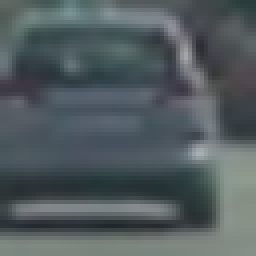
#> input picture vehicles/GTI_Far/image0006.png, 64 x 64 px (shown 4 times larger); its folder holds only this picture in this run
$ jupyter execute --allow-errors 'Vehicle Detection Finished Version 25 July.ipynb'   (shell and % lines are left out)   (older library calls are emulated)
#> lines starting #> are read from the running program, lines starting #| are printed output that depends on the picture
[cell 1]
# Code from Udacity Self Driving Car Nano Degree
# From Lesson: 21 Video  : 19
# commented out lines are original lines that were modifed

import matplotlib.image as mpimg
import matplotlib.pyplot as plt
import numpy as np
import cv2
import glob
import os
#from skimage.feature import hog
#from skimage import color, exposure
# images are divided up into vehicles and non-vehicles
vehicles_directory = 'vehicles/'
subdirectories = os.listdir(vehicles_directory)# this is similar to Q+A video
#print('subdirectories', subdirectories)# this was to check when slash needed to be added
#images = glob.glob('*.jpeg')
#images = glob.glob(vehicles_directory+subdirectory+'*.png')

cars = []

for subdirectory in subdirectories:
    #print(vehicles_directory+subdirectory+'/*.png')
    images = glob.glob(vehicles_directory+subdirectory+'/'+'*.png') # this line needs a slash unlike Q+A video

    cars.extend(images)
#> pass 2 of the loop `for subdirectory in subdirectories:`:

#############same for non cars
non_vehicles_directory = 'non-vehicles/'
#> (the rest of this cell did not finish here and is left out)

[cell 2]
############
# from udacity lesson 21 section 20

import matplotlib.image as mpimg
import numpy as np
import cv2
from skimage.feature import hog
# Define a function to return HOG features and visualization
def get_hog_features(img, orient, pix_per_cell, cell_per_block,
                        vis=False, feature_vec=True):
    # Call with two outputs if vis==True
    if vis == True:
        features, hog_image = hog(img, orientations=orient,
                                  pixels_per_cell=(pix_per_cell, pix_per_cell),
                                  block_norm= 'L2-Hys',
                                  cells_per_block=(cell_per_block, cell_per_block),
                                  transform_sqrt=True,
                                  visualise=vis, feature_vector=feature_vec)
        return features, hog_image
    # Otherwise call with one output
    else:
        features = hog(img, orientations=orient,
                       pixels_per_cell=(pix_per_cell, pix_per_cell),
                       cells_per_block=(cell_per_block, cell_per_block),
                       block_norm= 'L2-Hys',
                       transform_sqrt=True,
                       visualise=vis, feature_vector=feature_vec)
        return features


# Generate a random index to look at a car image
#ind = np.random.randint(0, len(car_images))
#ind = np.random.randint(0, len(cars))
ind = 5 # just to get consistent pcitures
# Read in the image
#image = mpimg.imread(car_images[ind])
#> (the rest of this cell did not finish here and is left out)

[cell 3]
#########################
# this is from Lesson 21 section 22

import numpy as np
import cv2
import matplotlib.pyplot as plt
import matplotlib.image as mpimg
from sklearn.preprocessing import StandardScaler
#import glob

# Define a function to compute binned color features
def bin_spatial(img, size=(32, 32)):
    # Use cv2.resize().ravel() to create the feature vector
    features = cv2.resize(img, size).ravel()
    # Return the feature vector
    return features

# Define a function to compute color histogram features
def color_hist(img, nbins=32): #bins_range=(0, 256)):
    # Compute the histogram of the color channels separately
    channel1_hist = np.histogram(img[:,:,0], bins=nbins)#, range=bins_range)
    channel2_hist = np.histogram(img[:,:,1], bins=nbins)#, range=bins_range)
    channel3_hist = np.histogram(img[:,:,2], bins=nbins)#, range=bins_range)
    # Concatenate the histograms into a single feature vector
    hist_features = np.concatenate((channel1_hist[0], channel2_hist[0], channel3_hist[0]))
    # Return the individual histograms, bin_centers and feature vector
    return hist_features

# Define a function to extract features from a list of images
# Have this function call bin_spatial() and color_hist()
def extract_features(imgs, color_space='RGB', spatial_size=(32, 32),
                        hist_bins=32, orient=9,
                        pix_per_cell=8, cell_per_block=2, hog_channel=0,
                        spatial_feat=True, hist_feat=True, hog_feat=True):
    # Create a list to append feature vectors to
#> called with color_space = 'RGB', spatial_size = (64, 64), hist_bins = 32, orient = 9, pix_per_cell = 8, cell_per_block = 2, hog_channel = 0, spatial_feat = True
    features = []
    # Iterate through the list of images
    for file in imgs:
        file_features = []
        # Read in each one by one
        image = mpimg.imread(file)
#> image is the input picture: shape (64, 64, 3) float32; mean R, G, B 0.322, 0.361, 0.373
        # apply color conversion if other than 'RGB'
        if color_space != 'RGB':
            if color_space == 'HSV':
                feature_image = cv2.cvtColor(image, cv2.COLOR_RGB2HSV)
            elif color_space == 'LUV':
                feature_image = cv2.cvtColor(image, cv2.COLOR_RGB2LUV)
            elif color_space == 'HLS':
                feature_image = cv2.cvtColor(image, cv2.COLOR_RGB2HLS)
            elif color_space == 'YUV':
                feature_image = cv2.cvtColor(image, cv2.COLOR_RGB2YUV)
            elif color_space == 'YCrCb':
                feature_image = cv2.cvtColor(image, cv2.COLOR_RGB2YCrCb)
        else: feature_image = np.copy(image)

        if spatial_feat == True:
            spatial_features = bin_spatial(feature_image, size=spatial_size)
#> in bin_spatial, `features = cv2.resize(img, size).ravel()`: features = 12288 values, max 0.706 at index 7445, min 0.129 at index 10830, mean 0.352
#> spatial_features has the same summary as features in bin_spatial
            file_features.append(spatial_features)
        if hist_feat == True:
            # Apply color_hist()
            hist_features = color_hist(feature_image, nbins=hist_bins)
#> in color_hist, `hist_features = np.concatenate((channel1_hist[0], channel2_hist[0], ch..`: hist_features = 96 values, max 464 at index 76, min 0 at index 94, mean 128
            file_features.append(hist_features)
        if hog_feat == True:
        # Call get_hog_features() with vis=False, feature_vec=True
            if hog_channel == 'ALL':
                hog_features = []
                for channel in range(feature_image.shape[2]):
                    hog_features.append(get_hog_features(feature_image[:,:,channel],
                                        orient, pix_per_cell, cell_per_block,
                                        vis=False, feature_vec=True))
                hog_features = np.ravel(hog_features)
            else:
                hog_features = get_hog_features(feature_image[:,:,hog_channel], orient,
                            pix_per_cell, cell_per_block, vis=False, feature_vec=True)
#> in get_hog_features, `features = hog(img, orientations=orient, pixels_per_cell=(pix_per_cell..`: features = 1764 values, max 0.541 at index 1093, min 0 at index 16, mean 0.107
#> in get_hog_features, `features = hog(img, orientations=orient, pixels_per_cell=(pix_per_cell..`:
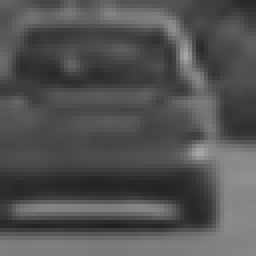
#> img: shape (64, 64) float32 (shown 4 times larger); min 0.129, max 0.655, mean 0.322
#> hog_features has the same summary as features in get_hog_features
            # Append the new feature vector to the features list
            file_features.append(hog_features)
        features.append(np.concatenate(file_features))
#> pass 2 of the loop in extract_features, `for file in imgs:`:
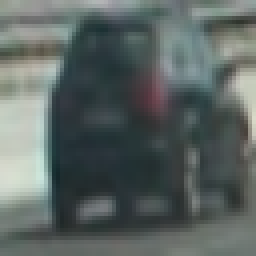
#> input picture vehicles/GTI_Left/image0021.png, 64 x 64 px (shown 4 times larger)
#> in extract_features, image is the input picture: shape (64, 64, 3) float32; mean R, G, B 0.36, 0.396, 0.387
#> spatial_features = 12288 values, max 0.894 at index 8284, min 0.0784 at index 8298, mean 0.381
#> in extract_features, `hist_features = color_hist(feature_image, nbins=hist_bins)`: hist_features = 96 values, max 464 at index 34, min 6 at index 95, mean 128
#> in get_hog_features (call 2), `features = hog(img, orientations=orient, pixels_per_cell=(pix_per_cell..`: features = 1764 values, max 0.538 at index 792, min 0 at index 10, mean 0.125
#> in get_hog_features (call 2), `features = hog(img, orientations=orient, pixels_per_cell=(pix_per_cell..`:
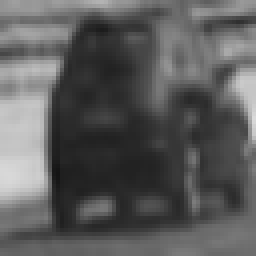
#> img: shape (64, 64) float32 (shown 4 times larger); min 0.0784, max 0.851, mean 0.36
#> hog_features has the same summary as features in get_hog_features
    # Return list of feature vectors
    return features
'''
def extract_features(imgs, color_space='RGB', spatial_size=(32, 32),
                        hist_bins=32, hist_range=(0, 256)):
    # Create a list to append feature vectors to
    features = []
    # Iterate through the list of
    #print('file in imgs', imgs[1])
    for file in imgs:
        # Read in each one by one
        image = mpimg.imread(file)
        #print('after imread')

        # apply color conversion if other than 'RGB'
        if color_space != 'RGB':
            if color_space == 'HSV':
                feature_image = cv2.cvtColor(image, cv2.COLOR_RGB2HSV)
            elif color_space == 'LUV':
                feature_image = cv2.cvtColor(image, cv2.COLOR_RGB2LUV)
            elif color_space == 'HLS':
                feature_image = cv2.cvtColor(image, cv2.COLOR_RGB2HLS)
            elif color_space == 'YUV':
                feature_image = cv2.cvtColor(image, cv2.COLOR_RGB2YUV)
        else: feature_image = np.copy(image)
        # Apply bin_spatial() to get spatial color features
        spatial_features = bin_spatial(feature_image, size=spatial_size)
        # Apply color_hist() also with a color space option now
        hist_features = color_hist(feature_image, nbins=hist_bins)#, bins_range=hist_range)
        # Append the new feature vector to the features list
        features.append(np.concatenate((spatial_features, hist_features)))
    # Return list of feature vectors
    return features
'''

# [14 lines of commented-out code are left out]

print('cars len', len(cars))
car_features = extract_features(cars, color_space='RGB', spatial_size=(64, 64),
                        hist_bins=32)#, hist_range=(0, 256))
#> car_features = 2 items
#> (the rest of this cell did not finish here and is left out)

[cell 4]
# Define a function that takes an image,
# start and stop positions in both x and y,
# window size (x and y dimensions),
# and overlap fraction (for both x and y)
# [51 lines left out: functions slide_window, draw_boxes, not called in this run]

[cell 5]
import matplotlib.image as mpimg
import matplotlib.pyplot as plt
import numpy as np
import cv2
import glob
import time
from sklearn.svm import LinearSVC
from sklearn.preprocessing import StandardScaler
from skimage.feature import hog
#from lesson_functions import *
# NOTE: the next import is only valid for scikit-learn version <= 0.17
# for scikit-learn >= 0.18 use:
from sklearn.model_selection import train_test_split

#################
# from udacity lesson 21 section 34
# this is same as cell above but different options for testing

# Define a function to extract features from a single image window
# This function is very similar to extract_features()
# just for a single image rather than list of images
# [76 lines left out: functions single_img_features, search_windows, not called in this run]

sample_size = 8700#500
cars = cars[0:sample_size]
#> cars = ['vehicles/GTI_Far/image0006.png', 'vehicles/GTI_Left/image0021.png']
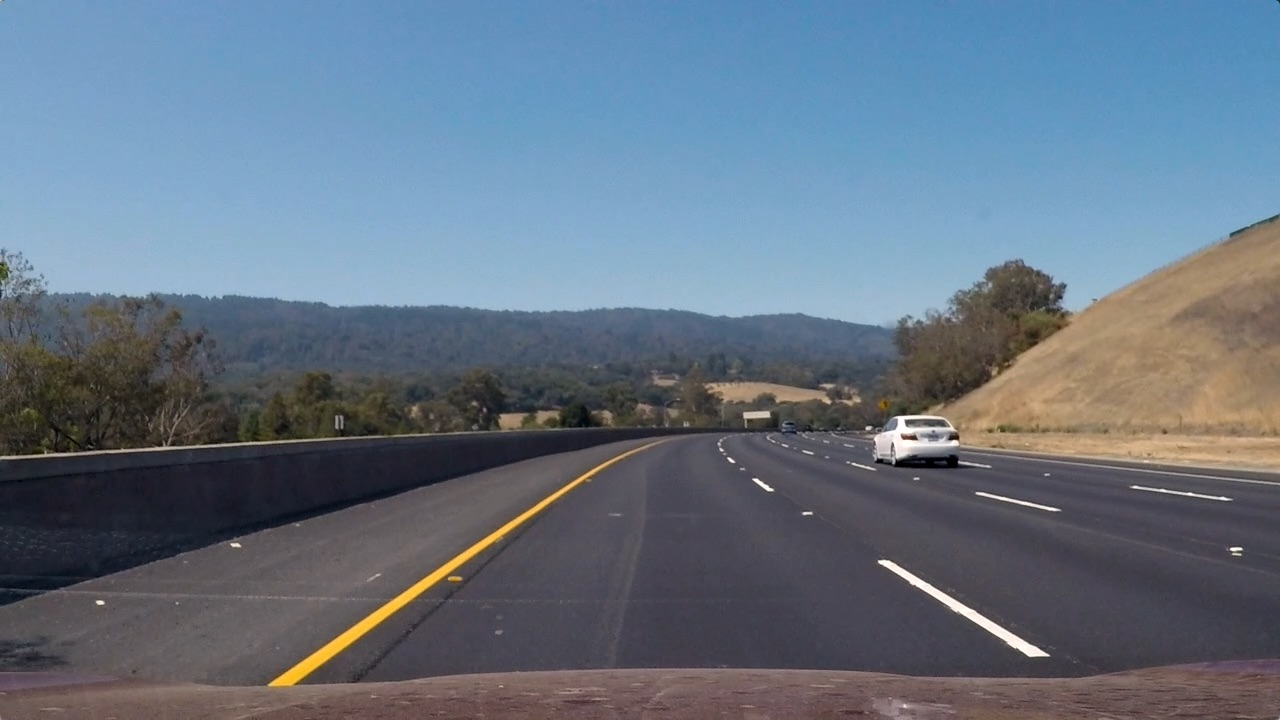
#> input picture test3.jpg, 1280 x 720 px
#> further down, test_image is the input picture: shape (720, 1280, 3); mean R, G, B 101.1, 115.3, 130.7
#> (the rest of this cell did not finish here and is left out)

[cell 6]
#####
# from lesson 21 section 35
# lesson_functions.py

import numpy as np
import cv2
from skimage.feature import hog

# [44 lines left out: functions convert_color, get_hog_features, bin_spatial, color_hist, not called in this run]

[cell 7]
def find_cars4(img,scale,y_start,y_stop):

   # img = mpimg.imread(img)
#> called with scale = 1, y_start = 400, y_stop = 592
    draw_img = np.copy(img)

    #make heat map of zeros
    heatmap = np.zeros_like(img[ :, :, 0])
    # [8 lines of commented-out code are left out]


    img = img.astype(np.float32) / 255
#> img: shape (720, 1280, 3) float32
    bbox_list = []

    img_search = img[y_start:y_stop,:,:]
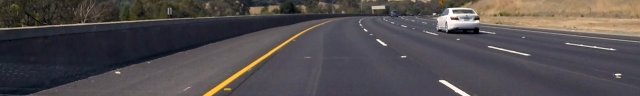
#> img_search: shape (192, 1280, 3) float32 (shown at 1/2 size); mean of channels 0, 1, 2 0.317, 0.297, 0.304; drawn as R, G, B
    ctrans_search = cv2.cvtColor(img_search, cv2.COLOR_RGB2YCrCb)
#> ctrans_search: shape (192, 1280, 3) float32; mean of channels 0, 1, 2 0.304, 0.509, 0.5
    if scale != 1:
        imshape = ctrans_search.shape
        ctrans_search = cv2.resize(ctrans_search, (np.int(imshape[1]/scale), np.int(imshape[0]/scale)))

    ch1 = ctrans_search[:,:,0]
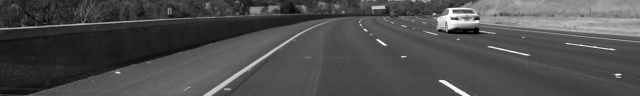
#> ch1: shape (192, 1280) float32 (shown at 1/2 size); min 0, max 1, mean 0.304
    ch2 = ctrans_search[:,:,1]
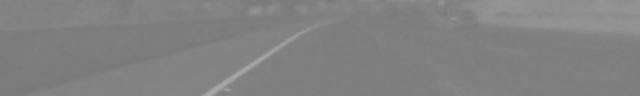
#> ch2: shape (192, 1280) float32 (shown at 1/2 size); min 0.472, max 0.674, mean 0.509
    ch3 = ctrans_search[:,:,2]
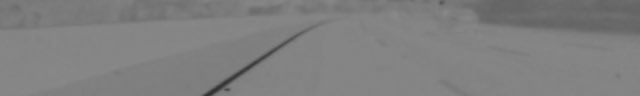
#> ch3: shape (192, 1280) float32 (shown at 1/2 size); min 0.191, max 0.542, mean 0.5

    nxblock = (ctrans_search.shape[1] // pix_per_cell) - cell_per_block + 1
    nyblock = (ctrans_search.shape[0] // pix_per_cell) - cell_per_block + 1
    nfeat_per_block = orient * cell_per_block ** 2

    # 64 was the original sampling rate, with 8 cells and 8 pix per cell
    window = 64
    block_per_window = (window // pix_per_cell) - cell_per_block + 1 # 7
    cells_per_step = 2 # instead of overlap, define how many cells to step
    nxsteps = (nxblock - block_per_window) // cells_per_step + 1 # 50
    nysteps = (nyblock - block_per_window) // cells_per_step + 1 # 7


    #compute individual HOG channel features for entire image
    hog1 = get_hog_features(ch1, orient, pix_per_cell, cell_per_block,feature_vec =False)
    hog2 = get_hog_features(ch2, orient, pix_per_cell, cell_per_block,feature_vec =False)
    hog3 = get_hog_features(ch3, orient, pix_per_cell, cell_per_block,feature_vec =False)

    for xs in range(nxsteps):
        for ys in range(nysteps):
            ypos = ys * cells_per_step
            xpos = xs * cells_per_step

            hog_feat1 = hog1[ypos:ypos+block_per_window, xpos:xpos+block_per_window].ravel()
            hog_feat2 = hog2[ypos:ypos+block_per_window, xpos:xpos+block_per_window].ravel()
            hog_feat3 = hog3[ypos:ypos+block_per_window, xpos:xpos+block_per_window].ravel()
            hog_features = np.hstack((hog_feat1, hog_feat2, hog_feat3))

            xleft = xpos * pix_per_cell
            ytop = ypos * pix_per_cell

            subimg = cv2.resize(ctrans_search[ytop:ytop+window, xleft:xleft+window], (64, 64)) # (64, 64, 3)
            # get color features
            spatial_features = bin_spatial(subimg, size=spatial_size)
            hist_features = color_hist(subimg, nbins=hist_bins)

            # scale features and make a perdiction  (3072,) (96,) (5292,)
            features = np.hstack((spatial_features, hist_features, hog_features)).reshape(1,-1)
            #scaled_features = x_scaler.transform(features)
            scaled_features = X_scaler.transform(features)#small x worked above becasue scaler passed as parameter

            prediction = svc.predict(scaled_features)

            if prediction == 1:
                xleft = np.int(xleft * scale)
                ytop = np.int(ytop * scale)
                win_draw = np.int(window * scale)
                cv2.rectangle(draw_img, (xleft, ytop+y_start), (xleft+win_draw, ytop+win_draw+y_start), (255,255,255), 2)
                bbox_list.append(((int(xleft), int(ytop+y_start)), (int(xleft+win_draw), int(ytop+win_draw+y_start))))
                heatmap[ytop+y_start:ytop+win_draw+y_start,xleft:xleft+win_draw] +=1


    return draw_img , heatmap , bbox_list

test_image = mpimg.imread('test3.jpg')
#y_start, y_stop = 400,464
y_start, y_stop = 400,592
#> (the rest of this cell did not finish here and is left out)

[cell 8]
import matplotlib.image as mpimg
import matplotlib.pyplot as plt
import numpy as np
import pickle
import cv2
from scipy.ndimage.measurements import label


# [30 lines left out: functions add_heat, apply_threshold, draw_labeled_bboxes, not called in this run]

# Add heat to each box in box list
#heat = add_heat(heat,box_list)

# Apply threshold to help remove false positives
#heat = apply_threshold(heat,1)

# Visualize the heatmap when displaying
#heatmap = np.clip(heat, 0, 255)

# Find final boxes from heatmap using label function
#labels = label(heatmap)
#draw_img = draw_labeled_bboxes(np.copy(image), labels)

[cell 9]
from collections import deque # for heatmap buffer
global multi_frame_heatmap # this is heatmaps of maxlen frames and will be how we keep track of heatmaps oevr maxlen frames

multi_frame_heatmap  = deque(maxlen = 50) # as in 25 frames per second

#this function will call the above pipline and keep track of the heatmap over so many frames
def heatmap_layer(img):


    heatmap = np.zeros_like(img[ :, :, 0])

    cumulative_heatmap = np.zeros_like(img[ :, :, 0])

    # [12 lines of commented-out code are left out]

    scale = 1.0
    y_start, y_stop = 400,592
    output_image2 , one_frame_heatmap2 , one_frame_bbox_list2 = find_cars4(img,scale,y_start, y_stop)
    heatmap = heatmap + add_heat(one_frame_heatmap2, one_frame_bbox_list2)

    #plt.subplot(132)
    #plt.imshow(heatmap , cmap='hot')
    #plt.title('Heat Map after2')

    scale = 1.5
    y_start, y_stop = 400,656
    output_image3 , one_frame_heatmap3 , one_frame_bbox_list3 = find_cars4(img,scale,y_start, y_stop)
    heatmap = heatmap +  add_heat(one_frame_heatmap3, one_frame_bbox_list3)

    #plt.subplot(133)
    #plt.imshow(heatmap, cmap='hot')
    #plt.title('Heat Map after 3')

    multi_frame_heatmap.append(heatmap)

    for heatmap in multi_frame_heatmap:

        cumulative_heatmap = cumulative_heatmap + heatmap
        #cumulative_heatmap = add_heat(heatmap)# + heatmap

    #change name?heatmap = apply_threshold(heatmap, 5)# 2 seemed to work on first attempt upon restart no....
    cumulative_heatmap = apply_threshold(cumulative_heatmap, 80)#as in 2 by 8 frames#4 new single min....30 changed to 60 one for each frame persec
    cumulative_heatmap = np.clip(cumulative_heatmap,0,255)
    # [6 lines of commented-out code are left out]
    s = [[1,1,1],
         [1,1,1],
         [1,1,1]]

    labels = label(cumulative_heatmap,structure=s) #https://docs.scipy.org/doc/scipy-0.16.0/reference/generated/scipy.ndimage.measurements.label.html

    output_image = draw_labeled_bboxes(np.copy(img), labels)

    # [4 lines of commented-out code are left out]


    return output_image

test_image = mpimg.imread('test4.jpg')#,1.0, y_start, y_stop)
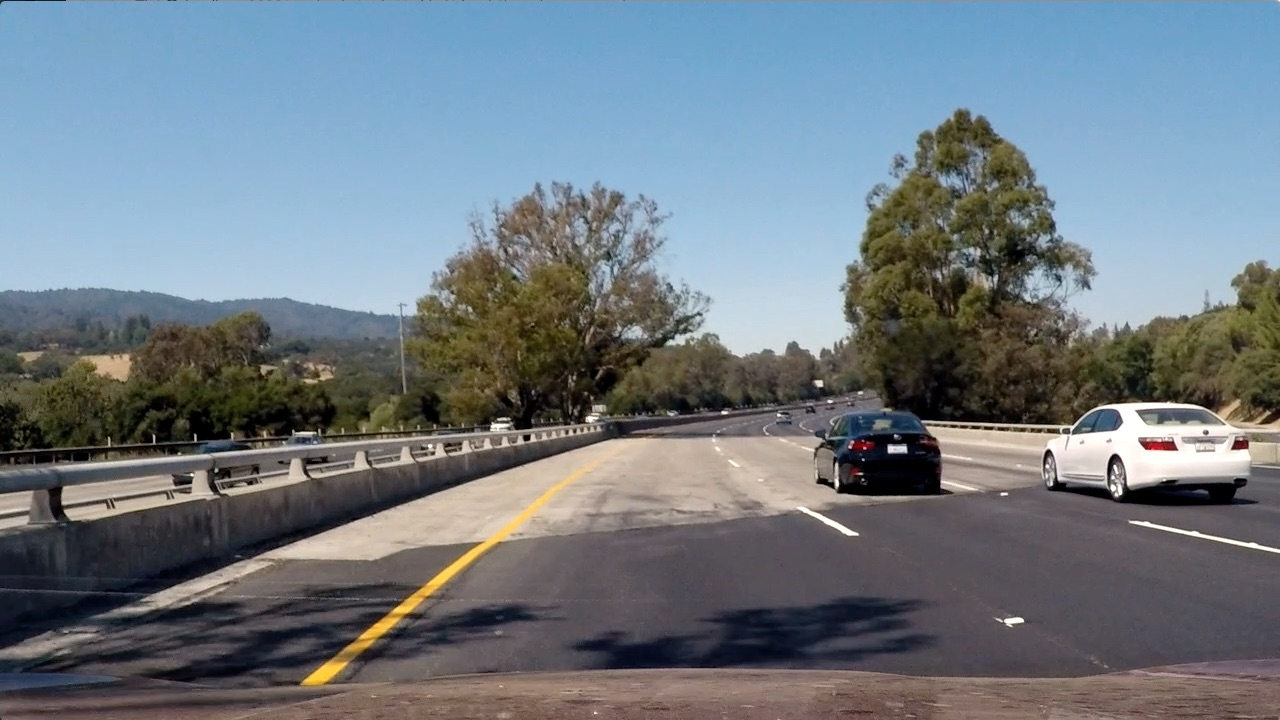
#> input picture test4.jpg, 1280 x 720 px
#> test_image is the input picture: shape (720, 1280, 3); mean R, G, B 112.2, 122.7, 130.9
#> (the rest of this cell did not finish here and is left out)

#> call 2 of find_cars4, with scale = 1, y_start = 400, y_stop = 592
#> in find_cars4 (call 2), `img_search = img[y_start:y_stop,:,:]`:
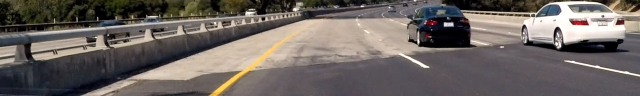
#> img_search: shape (192, 1280, 3) float32 (shown at 1/2 size); mean of channels 0, 1, 2 0.424, 0.396, 0.38; drawn as R, G, B
#> in find_cars4 (call 2), `ch1 = ctrans_search[:,:,0]`:
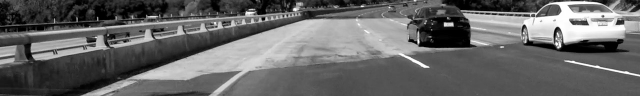
#> ch1: shape (192, 1280) float32 (shown at 1/2 size); min 0, max 1, mean 0.402
#> in find_cars4 (call 2), `ch3 = ctrans_search[:,:,2]`:
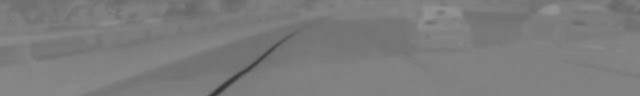
#> ch3: shape (192, 1280) float32 (shown at 1/2 size); min 0.199, max 0.586, mean 0.488
fig = plt.figure(figsize=(24,48))
plt.imshow(output_test_image)
